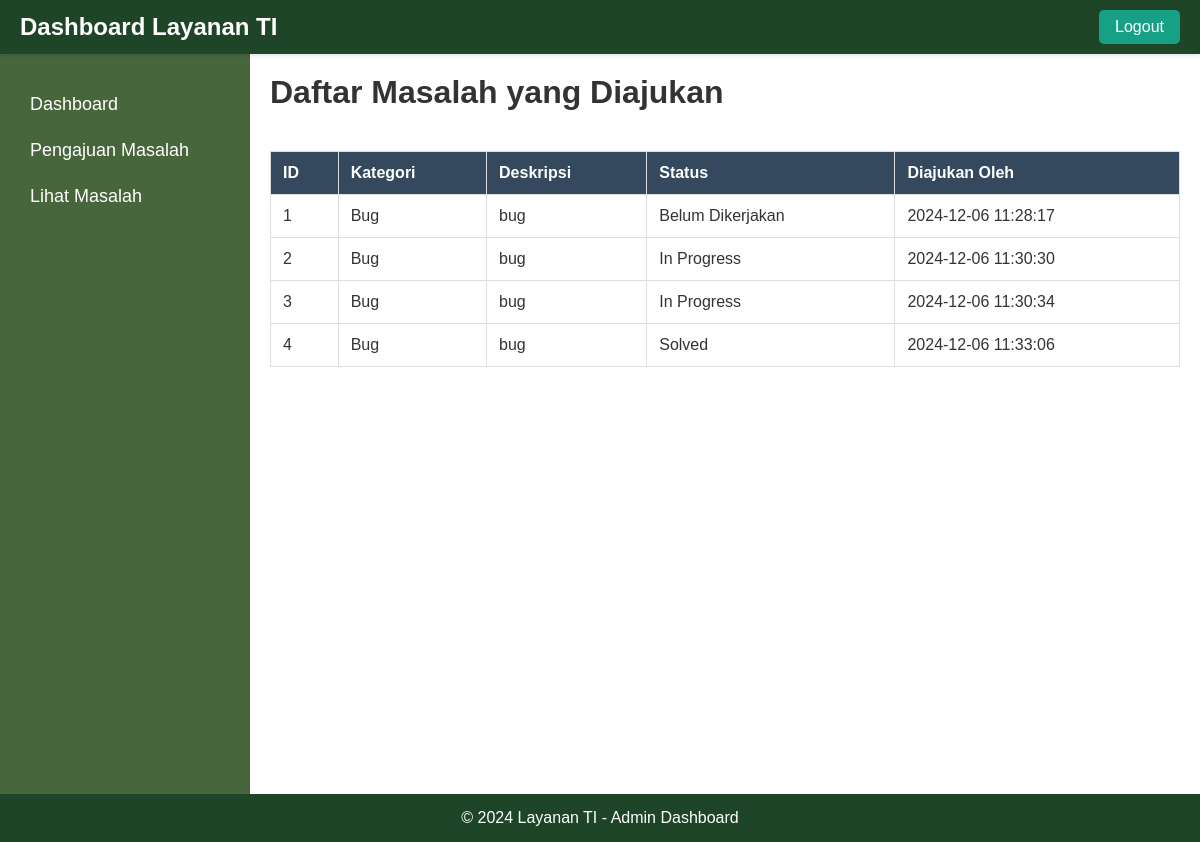
The app's page /user/status.php with its own data.
### tables this page shows
CREATE TABLE `issues` (
  `id` int(11) NOT NULL,
  `category` varchar(255) NOT NULL,
  `description` text NOT NULL,
  `status` enum('Belum Dikerjakan','In Progress','Solved') NOT NULL,
  `user_id` int(11) NOT NULL,
  `created_at` timestamp NOT NULL DEFAULT current_timestamp()
);

### user/status.php (the view, shortened to what this page needs)
<?php
include '../db.php';
try {
    $sql = "SELECT * FROM issues";
    $stmt = $pdo->prepare($sql);
    $stmt->execute();
    $issues = $stmt->fetchAll(PDO::FETCH_ASSOC);
} catch (PDOException $e) {
    die("Terjadi kesalahan: " . $e->getMessage());
}
?>
<!DOCTYPE html>
<html lang="id">
<head>
    <link rel="stylesheet" href="../styles/styles.css">
</head>
<body>
<?php include('../nav/navbar.php'); ?>
<?php include('../nav/sidebar-user.php'); ?>
<div class="main-content">
    <h1>Daftar Masalah yang Diajukan</h1>
    <table>
        <thead>
            <tr>
                <th>ID</th>
                <th>Kategori</th>
                <th>Deskripsi</th>
                <th>Status</th>
                <th>Diajukan Oleh</th>
            </tr>
        </thead>
        <tbody>
            <?php if (empty($issues)): ?>
                <tr>
                    <td colspan="6" style="text-align:center;">Tidak ada masalah yang diajukan.</td>
                </tr>
            <?php else: ?>
                <?php foreach ($issues as $issue): ?>
                    <tr>
                        <td><?= htmlspecialchars($issue['id']); ?></td>
                        <td><?= htmlspecialchars($issue['category']); ?></td>
                        <td><?= htmlspecialchars($issue['description']); ?></td>
                        <td><?= htmlspecialchars($issue['status']); ?></td>
                        <td><?= htmlspecialchars($issue['created_at']); ?></td>
                    </tr>
                <?php endforeach; ?>
            <?php endif; ?>
        </tbody>
    </table>
</div>
    <footer>
        <p>&copy; 2024 Layanan TI - Admin Dashboard</p>
    </footer>
</body>
</html>

### styles/styles.css (style rules this page uses)
* { margin: 0; padding: 0; box-sizing: border-box; }
body { font-family: Arial, sans-serif; background-color: #fff; color: #333; min-height: 100vh; display: flex; flex-direction: column; }
.main-content { flex: 1; padding: 20px; background-color: #fff; display: flex; flex-direction: column; gap: 20px; }
table { width: 100%; border-collapse: collapse; margin-top: 20px; }
table th, table td { padding: 12px; border: 1px solid #ddd; text-align: left; }
table th { background-color: #34495e; color: white; }
footer { background-color: #1F4529; color: white; text-align: center; padding: 15px; width: 100%; margin-top: auto; }

### records on screen
issues: id "1", category "Bug", description "bug", status "Belum Dikerjakan", created_at "2024-12-06 11:28:17"
issues: id "2", category "Bug", description "bug", status "In Progress", created_at "2024-12-06 11:30:30"
issues: id "3", category "Bug", description "bug", status "In Progress", created_at "2024-12-06 11:30:34"
issues: id "4", category "Bug", description "bug", status "Solved", created_at "2024-12-06 11:33:06"
